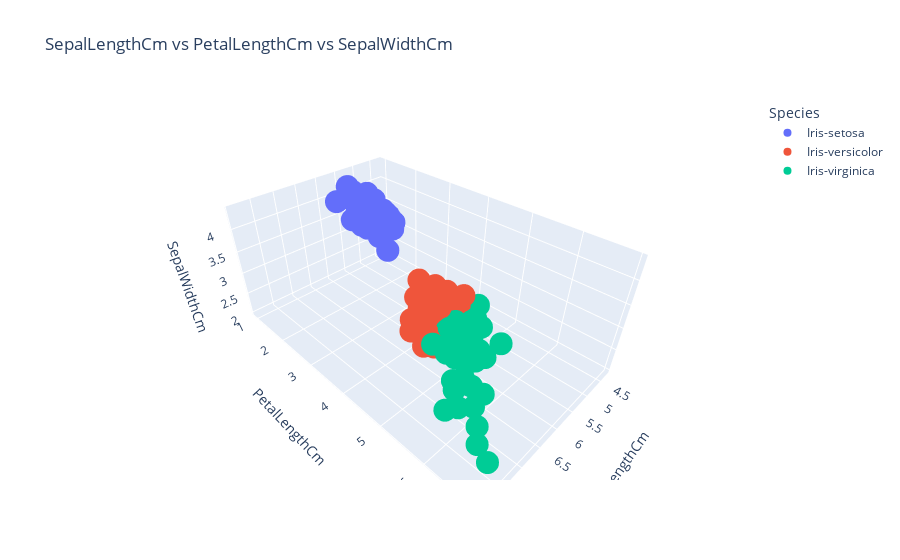

The notebook cell this image was saved under:
### Code cell
px.scatter_3d(df,x='SepalLengthCm',y='PetalLengthCm',z='SepalWidthCm',color='Species',title='SepalLengthCm vs PetalLengthCm vs SepalWidthCm')

### Figure 1 — Plotly figure (JSON) as saved in the notebook; plotly's stock layout.template omitted (floating-point values rounded to 4 significant figures)
{"data": [{"hovertemplate": "Species=Iris-setosa<br>SepalLengthCm=%{x}<br>PetalLengthCm=%{y}<br>SepalWidthCm=%{z}<extra></extra>", "legendgroup": "Iris-setosa", "marker": {"color": "#636efa", "symbol": "circle"}, "mode": "markers", "name": "Iris-setosa", "scene": "scene", "showlegend": true, "type": "scatter3d", "x": [5.1, 4.9, 4.7, 4.6, 5, 5.4, 4.6, 5, 4.4, 4.9, 5.4, 4.8, 4.8, 4.3, 5.8, 5.7, 5.4, 5.1, 5.7, 5.1, 5.4, 5.1, 4.6, 5.1, 4.8, 5, 5, 5.2, 5.2, 4.7, 4.8, 5.4, 5.2, 5.5, 4.9, 5, 5.5, 4.9, 4.4, 5.1, 5, 4.5, 4.4, 5, 5.1, 4.8, 5.1, 4.6, 5.3, 5], "y": [1.4, 1.4, 1.3, 1.5, 1.4, 1.7, 1.4, 1.5, 1.4, 1.5, 1.5, 1.6, 1.4, 1.1, 1.2, 1.5, 1.3, 1.4, 1.7, 1.5, 1.7, 1.5, 1, 1.7, 1.9, 1.6, 1.6, 1.5, 1.4, 1.6, 1.6, 1.5, 1.5, 1.4, 1.5, 1.2, 1.3, 1.5, 1.3, 1.5, 1.3, 1.3, 1.3, 1.6, 1.9, 1.4, 1.6, 1.4, 1.5, 1.4], "z": [3.5, 3, 3.2, 3.1, 3.6, 3.9, 3.4, 3.4, 2.9, 3.1, 3.7, 3.4, 3, 3, 4, 4.4, 3.9, 3.5, 3.8, 3.8, 3.4, 3.7, 3.6, 3.3, 3.4, 3, 3.4, 3.5, 3.4, 3.2, 3.1, 3.4, 4.1, 4.2, 3.1, 3.2, 3.5, 3.1, 3, 3.4, 3.5, 2.3, 3.2, 3.5, 3.8, 3, 3.8, 3.2, 3.7, 3.3]}, {"hovertemplate": "Species=Iris-versicolor<br>SepalLengthCm=%{x}<br>PetalLengthCm=%{y}<br>SepalWidthCm=%{z}<extra></extra>", "legendgroup": "Iris-versicolor", "marker": {"color": "#EF553B", "symbol": "circle"}, "mode": "markers", "name": "Iris-versicolor", "scene": "scene", "showlegend": true, "type": "scatter3d", "x": [7, 6.4, 6.9, 5.5, 6.5, 5.7, 6.3, 4.9, 6.6, 5.2, 5, 5.9, 6, 6.1, 5.6, 6.7, 5.6, 5.8, 6.2, 5.6, 5.9, 6.1, 6.3, 6.1, 6.4, 6.6, 6.8, 6.7, 6, 5.7, 5.5, 5.5, 5.8, 6, 5.4, 6, 6.7, 6.3, 5.6, 5.5, 5.5, 6.1, 5.8, 5, 5.6, 5.7, 5.7, 6.2, 5.1, 5.7], "y": [4.7, 4.5, 4.9, 4, 4.6, 4.5, 4.7, 3.3, 4.6, 3.9, 3.5, 4.2, 4, 4.7, 3.6, 4.4, 4.5, 4.1, 4.5, 3.9, 4.8, 4, 4.9, 4.7, 4.3, 4.4, 4.8, 5, 4.5, 3.5, 3.8, 3.7, 3.9, 5.1, 4.5, 4.5, 4.7, 4.4, 4.1, 4, 4.4, 4.6, 4, 3.3, 4.2, 4.2, 4.2, 4.3, 3, 4.1], "z": [3.2, 3.2, 3.1, 2.3, 2.8, 2.8, 3.3, 2.4, 2.9, 2.7, 2, 3, 2.2, 2.9, 2.9, 3.1, 3, 2.7, 2.2, 2.5, 3.2, 2.8, 2.5, 2.8, 2.9, 3, 2.8, 3, 2.9, 2.6, 2.4, 2.4, 2.7, 2.7, 3, 3.4, 3.1, 2.3, 3, 2.5, 2.6, 3, 2.6, 2.3, 2.7, 3, 2.9, 2.9, 2.5, 2.8]}, {"hovertemplate": "Species=Iris-virginica<br>SepalLengthCm=%{x}<br>PetalLengthCm=%{y}<br>SepalWidthCm=%{z}<extra></extra>", "legendgroup": "Iris-virginica", "marker": {"color": "#00cc96", "symbol": "circle"}, "mode": "markers", "name": "Iris-virginica", "scene": "scene", "showlegend": true, "type": "scatter3d", "x": [6.3, 5.8, 7.1, 6.3, 6.5, 7.6, 4.9, 7.3, 6.7, 7.2, 6.5, 6.4, 6.8, 5.7, 5.8, 6.4, 6.5, 7.7, 7.7, 6, 6.9, 5.6, 7.7, 6.3, 6.7, 7.2, 6.2, 6.1, 6.4, 7.2, 7.4, 7.9, 6.4, 6.3, 6.1, 7.7, 6.3, 6.4, 6, 6.9, 6.7, 6.9, 5.8, 6.8, 6.7, 6.7, 6.3, 6.5, 6.2, 5.9], "y": [6, 5.1, 5.9, 5.6, 5.8, 6.6, 4.5, 6.3, 5.8, 6.1, 5.1, 5.3, 5.5, 5, 5.1, 5.3, 5.5, 6.7, 6.9, 5, 5.7, 4.9, 6.7, 4.9, 5.7, 6, 4.8, 4.9, 5.6, 5.8, 6.1, 6.4, 5.6, 5.1, 5.6, 6.1, 5.6, 5.5, 4.8, 5.4, 5.6, 5.1, 5.1, 5.9, 5.7, 5.2, 5, 5.2, 5.4, 5.1], "z": [3.3, 2.7, 3, 2.9, 3, 3, 2.5, 2.9, 2.5, 3.6, 3.2, 2.7, 3, 2.5, 2.8, 3.2, 3, 3.8, 2.6, 2.2, 3.2, 2.8, 2.8, 2.7, 3.3, 3.2, 2.8, 3, 2.8, 3, 2.8, 3.8, 2.8, 2.8, 2.6, 3, 3.4, 3.1, 3, 3.1, 3.1, 3.1, 2.7, 3.2, 3.3, 3, 2.5, 3, 3.4, 3]}], "layout": {"legend": {"title": {"text": "Species"}, "tracegroupgap": 0}, "scene": {"domain": {"x": [0, 1], "y": [0, 1]}, "xaxis": {"title": {"text": "SepalLengthCm"}}, "yaxis": {"title": {"text": "PetalLengthCm"}}, "zaxis": {"title": {"text": "SepalWidthCm"}}}, "title": {"text": "SepalLengthCm vs PetalLengthCm vs SepalWidthCm"}}}
